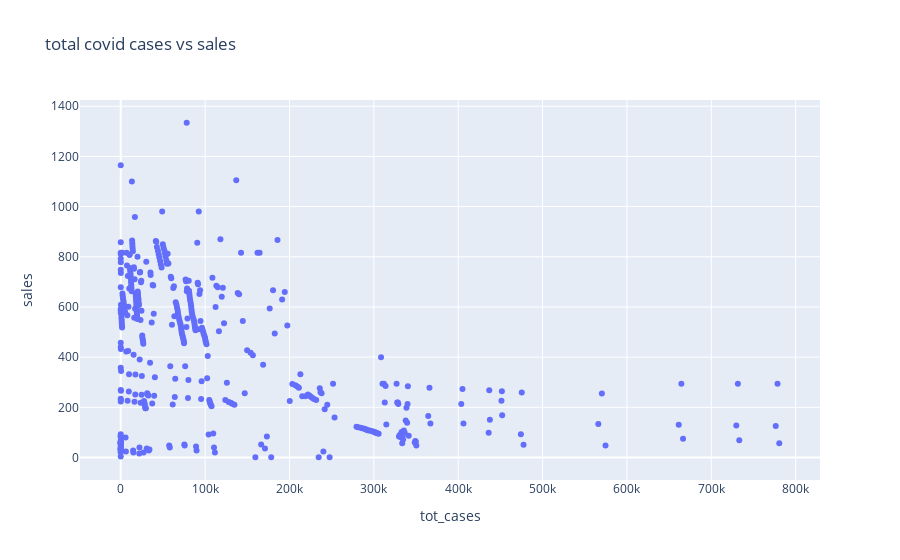

Here is the notebook cell this chart was saved with:
### Code cell
cov['wh_id']=cov['wh_id'].astype('object')
fig = px.scatter(cov[cov.wh_id==1], x="tot_cases", y="sales",
                 title='total covid cases vs sales')
fig.show()

### Figure 1 — Plotly figure (JSON) as saved in the notebook; plotly's stock layout.template omitted (floating-point values rounded to 4 significant figures; data arrays with more than 128 entries replaced by an {"elided": "..."} marker saying what was removed)
{"data": [{"hovertemplate": "tot_cases=%{x}<br>sales=%{y}<extra></extra>", "legendgroup": "", "marker": {"color": "#636efa", "symbol": "circle"}, "mode": "markers", "name": "", "orientation": "v", "showlegend": false, "type": "scatter", "x": {"elided": "420 int values"}, "xaxis": "x", "y": {"elided": "420 int values"}, "yaxis": "y"}], "layout": {"autosize": true, "legend": {"tracegroupgap": 0}, "title": {"text": "total covid cases vs sales"}, "xaxis": {"anchor": "y", "autorange": true, "domain": [0, 1], "range": [-47040.0, 827600.0], "title": {"text": "tot_cases"}, "type": "linear"}, "yaxis": {"anchor": "x", "autorange": true, "domain": [0, 1], "range": [-109.0, 1444.0], "title": {"text": "sales"}, "type": "linear"}}}
